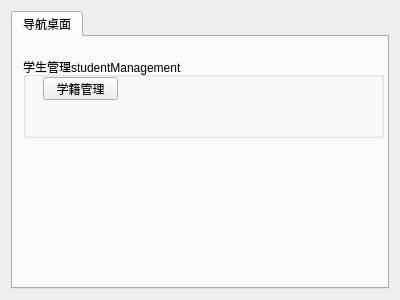
<?xml version="1.0" encoding="UTF-8"?>
<ui version="4.0">
 <class>EDUManagementSystem</class>
 <widget class="QWidget" name="EDUManagementSystem">
  <property name="geometry">
   <rect>
    <x>0</x>
    <y>0</y>
    <width>400</width>
    <height>300</height>
   </rect>
  </property>
  <property name="windowTitle">
   <string>EDUManagementSystem</string>
  </property>
  <layout class="QGridLayout" name="gridLayout">
   <item row="0" column="0">
    <widget class="QTabWidget" name="tabWidget">
     <property name="currentIndex">
      <number>0</number>
     </property>
     <widget class="QWidget" name="tab">
      <attribute name="title">
       <string>导航桌面</string>
      </attribute>
      <widget class="QGroupBox" name="groupBox">
       <property name="geometry">
        <rect>
         <x>10</x>
         <y>20</y>
         <width>361</width>
         <height>81</height>
        </rect>
       </property>
       <property name="title">
        <string>学生管理studentManagement</string>
       </property>
       <widget class="QPushButton" name="pushButton">
        <property name="geometry">
         <rect>
          <x>20</x>
          <y>20</y>
          <width>75</width>
          <height>23</height>
         </rect>
        </property>
        <property name="text">
         <string>学籍管理</string>
        </property>
       </widget>
      </widget>
     </widget>
    </widget>
   </item>
  </layout>
 </widget>
 <layoutdefault spacing="6" margin="11"/>
 <resources/>
 <connections/>
</ui>
